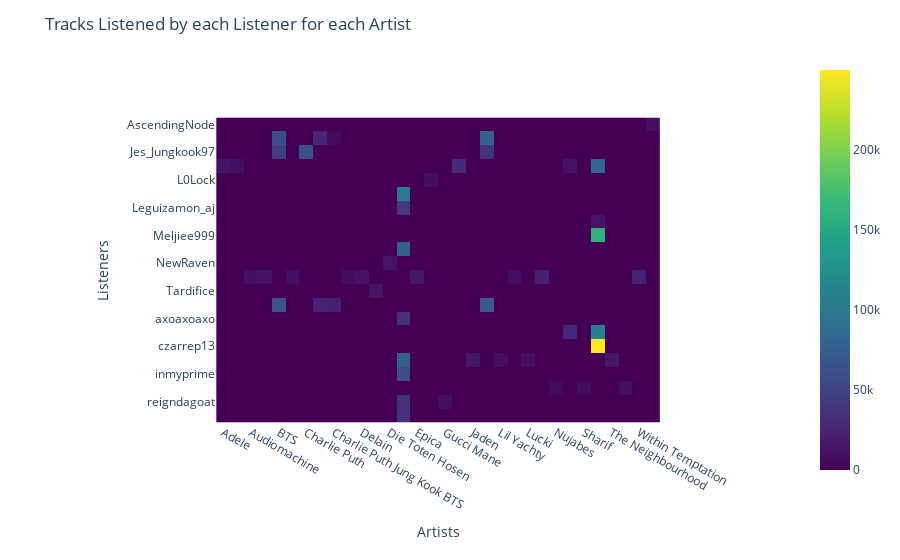

Here is the notebook cell this chart was saved with:
### Markdown cell above
### Cross Tabulation of the number of listened tracks by listener and by artist

### Code cell
listener_artist = df.groupby(['Listener', 'Artist']).size().reset_index(name='TrackCount').sort_values(by='TrackCount', ascending=False).head(50)
listener_artist_table = listener_artist.pivot_table(index='Listener', columns='Artist', values='TrackCount',fill_value=0)
#pivot_table.head(20)
fig = px.imshow(listener_artist_table, color_continuous_scale='Viridis')

fig.update_layout(
    title='Tracks Listened by each Listener for each Artist',
    xaxis_title='Artists',
    yaxis_title='Listeners'
)

fig.show()

### Figure 1 — Plotly figure (JSON) as saved in the notebook; plotly's stock layout.template omitted (floating-point values rounded to 4 significant figures; data arrays with more than 128 entries replaced by an {"elided": "..."} marker saying what was removed)
{"data": [{"coloraxis": "coloraxis", "hovertemplate": "Artist: %{x}<br>Listener: %{y}<br>color: %{z}<extra></extra>", "name": "0", "type": "heatmap", "x": ["Adele", "Ariana Grande", "Audiomachine", "BABYMETAL", "BTS", "Bear McCreary", "Charlie Puth", "Charlie Puth BTS Jung Kook", "Charlie Puth Jung Kook BTS", "Daft Punk", "Delain", "Devin Townsend", "Die Toten Hosen", "Drake", "Epica", "Go Shiina", "Gucci Mane", "Harry Styles", "Jaden", "Jung Kook", "Lil Yachty", "Luca Turilli", "Lucki", "Nightwish", "Nujabes", "Olivia Rodrigo", "Sharif", "Taylor Swift", "The Neighbourhood", "Violadores del Verso", "Within Temptation", "物語シリーズ"], "xaxis": "x", "y": ["AscendingNode", "Hanhvunt2002", "Jes_Jungkook97", "Kleber_Fp17", "L0Lock", "Lavark99", "Leguizamon_aj", "Lourencoo", "Meljiee999", "MrCoolDrake", "NewRaven", "Prj1", "Tardifice", "Thibunn", "axoaxoaxo", "crimetays", "czarrep13", "d0ras", "inmyprime", "jon1wt", "reigndagoat", "xB1GY3EDx"], "yaxis": "y", "z": {"elided": "22x32 int values"}}], "layout": {"coloraxis": {"colorscale": [[0, "#440154"], [0.1111, "#482878"], [0.2222, "#3e4989"], [0.3333, "#31688e"], [0.4444, "#26828e"], [0.5556, "#1f9e89"], [0.6667, "#35b779"], [0.7778, "#6ece58"], [0.8889, "#b5de2b"], [1, "#fde725"]]}, "margin": {"t": 60}, "title": {"text": "Tracks Listened by each Listener for each Artist"}, "xaxis": {"anchor": "y", "constrain": "domain", "domain": [0, 1], "scaleanchor": "y", "title": {"text": "Artists"}}, "yaxis": {"anchor": "x", "autorange": "reversed", "constrain": "domain", "domain": [0, 1], "title": {"text": "Listeners"}}}}
